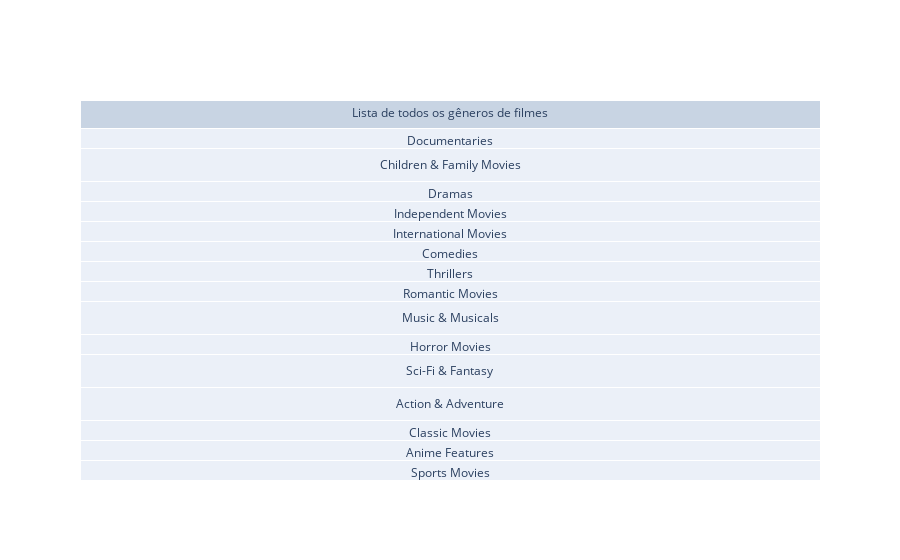

Notebook code cell kept with this figure:
### Code cell
# Tabela de Gêneros
fig = go.Figure(data=[go.Table(header=dict(values=['Lista de todos os gêneros de filmes']),cells=dict(values=[resultantList['genero']]))])
fig.show("png")

### Figure 1 — Plotly figure (JSON) as saved in the notebook; plotly's stock layout.template omitted (floating-point values rounded to 4 significant figures)
{"data": [{"cells": {"values": [["Documentaries", "Children & Family Movies", "Dramas", "Independent Movies", "International Movies", "Comedies", "Thrillers", "Romantic Movies", "Music & Musicals", "Horror Movies", "Sci-Fi & Fantasy", "Action & Adventure", "Classic Movies", "Anime Features", "Sports Movies", "Cult Movies", "Faith & Spirituality", "LGBTQ Movies", "Stand-Up Comedy", "Movies", "Comedy", "Drama", "International", "Action", "Suspense", "Documentary", "Fantasy", "Kids", "Special Interest", "Science Fiction", "Adventure", "Horror", "Sports", "Arts", "Entertainment", "and Culture", "Music Videos and Concerts", "Fitness", "Faith and Spirituality", "Military and War", "Western", "LGBTQ", "Animation", "Young Adult Audience", "Arthouse", "Anime", "Romance", "Talk Show and Variety", "Historical", "Unscripted"]]}, "header": {"values": ["Lista de todos os gêneros de filmes"]}, "type": "table"}], "layout": {}}
